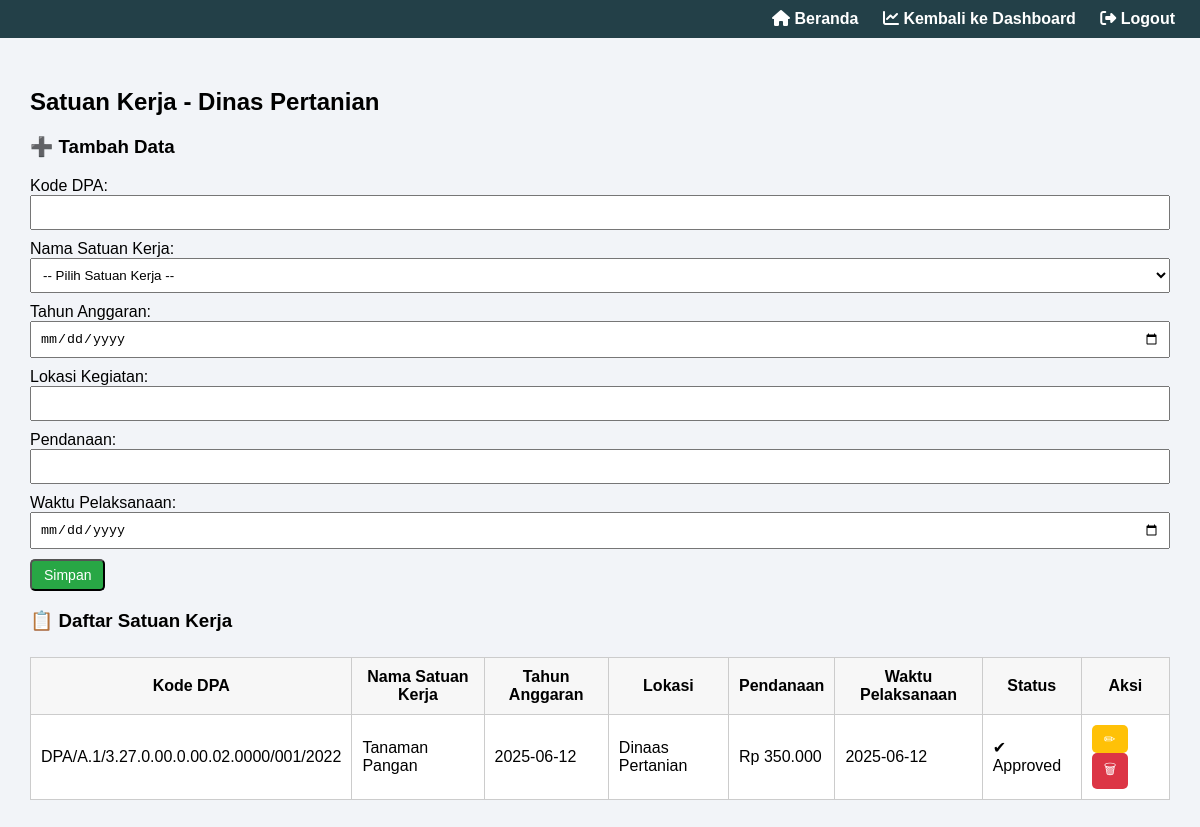
Screenshot of /satuan_kerja.php with the database file from the repository.
### tables this page shows
CREATE TABLE `satuan_kerja` (
  `kode_DPA` varchar(50) NOT NULL,
  `nama_satker` varchar(100) NOT NULL,
  `tahun_anggaran` date NOT NULL,
  `lokasi_kegiatan` varchar(40) NOT NULL,
  `pendanaan` int(11) NOT NULL,
  `Waktu_pelaksanaan` date NOT NULL,
  `status_approve` varchar(20) DEFAULT 'pending'
);

### satuan_kerja.php (the view, shortened to what this page needs)
<?php
$host = "localhost";
$user = "root";
$pass = "";
$dbname = "dinas_pertanian";
$conn = new mysqli($host, $user, $pass, $dbname);
$data = $conn->query("SELECT * FROM satuan_kerja ORDER BY kode_DPA DESC");
?>
<!DOCTYPE html>
<html>
<head>
    <link rel="stylesheet" href="https://cdnjs.cloudflare.com/ajax/libs/font-awesome/6.5.0/css/all.min.css">
</head>
<body>
<div class="navbar">
    <div>
        <a href="home.php"><i class="fas fa-home"></i> Beranda</a>
        <a href="dashboard.php"><i class="fas fa-chart-line"></i> Kembali ke Dashboard</a>
        <a href="logout.php"><i class="fas fa-sign-out-alt"></i> Logout</a>
    </div>
</div>
<div class="container">
    <h2>Satuan Kerja - Dinas Pertanian</h2>
    <h3>➕ Tambah Data</h3>
    <form method="POST">
        <div class="form-group">
            <label>Kode DPA:</label>
            <input type="text" name="kode_DPA" required>
        </div>
        <div class="form-group">
            <label>Nama Satuan Kerja:</label>
            <select name="nama_satker" required>
                <option value="">-- Pilih Satuan Kerja --</option>
            </select>
        </div>
        <div class="form-group">
            <label>Tahun Anggaran:</label>
            <input type="date" name="tahun_anggaran" required>
        </div>
        <div class="form-group">
            <label>Lokasi Kegiatan:</label>
            <input type="text" name="lokasi_kegiatan" required>
        </div>
        <div class="form-group">
            <label>Pendanaan:</label>
            <input type="number" name="pendanaan" required>
        </div>
        <div class="form-group">
            <label>Waktu Pelaksanaan:</label>
            <input type="date" name="Waktu_pelaksanaan" required>
        </div>
        <button type="submit" name="simpan" class="btn btn-add">Simpan</button>
    </form>
    <h3>📋 Daftar Satuan Kerja</h3>
    <table>
        <thead>
            <tr>
                <th>Kode DPA</th>
                <th>Nama Satuan Kerja</th>
                <th>Tahun Anggaran</th>
                <th>Lokasi</th>
                <th>Pendanaan</th>
                <th>Waktu Pelaksanaan</th>
                <th>Status</th>
                <th>Aksi</th>
            </tr>
        </thead>
        <tbody>
            <?php if ($data->num_rows > 0): ?>
                <?php while ($row = $data->fetch_assoc()): ?>
                <tr>
                    <td><?= $row['kode_DPA'] ?></td>
                    <td><?= htmlspecialchars($row['nama_satker']) ?></td>
                    <td><?= $row['tahun_anggaran'] ?></td>
                    <td><?= htmlspecialchars($row['lokasi_kegiatan']) ?></td>
                    <td>Rp <?= number_format($row['pendanaan'], 0, ',', '.') ?></td>
                    <td><?= $row['Waktu_pelaksanaan'] ?></td>
                    <td>
                    <?php if ($row['status_approve'] === 'approved'): ?>
                                <span class="approved-badge">✔ Approved</span>
                            <?php else: ?>
                                <span class="pending-badge">Pending</span>
                            <?php endif; ?>
                    <td>
                        <a href="edit_satuan_kerja.php?kode_DPA=<?= $row['kode_DPA'] ?>" class="btn btn-edit">✏</a>
                        <a href="?hapus=<?= $row['kode_DPA'] ?>" class="btn btn-delete" onclick="return confirm('Yakin ingin menghapus?')">🗑</a>
                    </td>
                </tr>
                <?php endwhile; ?>
            <?php else: ?>
                <tr><td colspan="8">Belum ada data.</td></tr>
            <?php endif; ?>
        </tbody>
    </table>
</div>
</body>
</html>

### satuan_kerja.php (style rules this page uses)
body { font-family: Arial; margin: 0; padding: 0; background: #f2f4f8; }
.navbar { background-color: #234048; color: white; display: flex; justify-content: space-between; align-items: center; padding: 10px 25px; }
.navbar a { color: white; text-decoration: none; margin-left: 20px; font-weight: bold; transition: 0.3s; }
.container { padding: 30px; }
table { width: 100%; border-collapse: collapse; margin-top: 25px; background: white; }
table th, table td { border: 1px solid #ccc; padding: 10px; }
table th { background-color: #f7f7f7; }
.form-group { margin-bottom: 10px; }
input[type=text], input[type=number], input[type=date], select { width: 100%; padding: 8px; box-sizing: border-box; }
.btn { padding: 6px 12px; border-radius: 5px; text-decoration: none; color: white; font-size: 14px; margin-right: 5px; display: inline-block; }
.btn-add { background-color: #28a745; }
.btn-edit { background-color: #ffc107; }
.btn-delete { background-color: #dc3545; }

### rows the page displays
satuan_kerja: kode_DPA "DPA/A.1/3.27.0.00.0.00.02.0000/001/2022", nama_satker "Tanaman Pangan", tahun_anggaran "2025-06-12", lokasi_kegiatan "Dinaas Pertanian", pendanaan "350.000", Waktu_pelaksanaan "2025-06-12", status_approve "✔ Approved"
